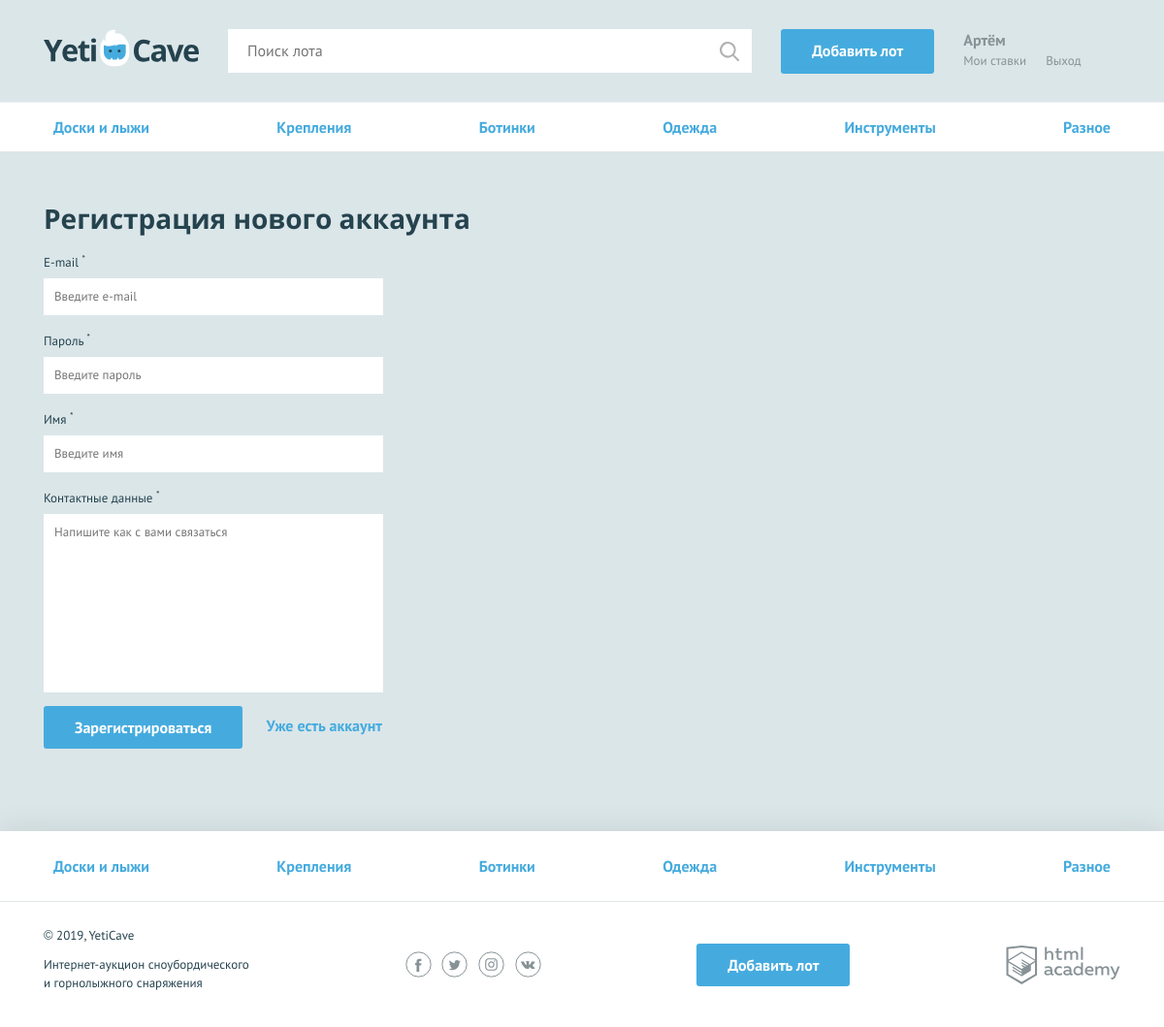
/sign-up.php, run on the app's committed database.
### tables this page shows
CREATE TABLE categories
(
    id         INT UNSIGNED PRIMARY KEY AUTO_INCREMENT,
    name       VARCHAR(128) NOT NULL,
    slug       VARCHAR(128) NOT NULL COMMENT 'Символьный код категории латиницей',
    created_at TIMESTAMP DEFAULT CURRENT_TIMESTAMP,
    updated_at TIMESTAMP DEFAULT CURRENT_TIMESTAMP ON UPDATE CURRENT_TIMESTAMP
);

### helpers.php (called while the page is built, shortened)
<?php
function db_get_prepare_stmt($link, $sql, $data = [])
{
    $stmt = mysqli_prepare($link, $sql);
    return $stmt;
}
function include_template($name, array $data = [])
{
    $name = 'templates/' . $name;
    extract($data);
    require $name;
    $result = ob_get_clean();
    return $result;
}
function execute_query(mysqli $conn, string $sql, array $data = []): mysqli_result|bool
{
    $stmt = db_get_prepare_stmt(
        $conn,
        $sql,
        $data,
    );
    $stmt_result = $stmt->execute();
    return $stmt->get_result();
}

### models/category.php (called while the page is built, shortened)
<?php
require_once 'helpers.php';
function get_all_categories(mysqli $conn): array
{
    return execute_query(
        $conn,
        <<<SQL
        SELECT name, slug
        FROM categories
        LIMIT 20
        SQL
    )->fetch_all(MYSQLI_ASSOC);
}

### data.php (called while the page is built)
<?php
$is_auth = rand(0, 1);
$user_name = 'Артём';

### templates/sign-up.php (the view, shortened to what this page needs)
<main>
    <nav class="nav">
        <ul class="nav__list container">
            <?php foreach ($categories_list as $category): ?>
                <li class="nav__item">
                    <a href="all-lots.html"><?= $category['name'] ?? ''; ?></a>
                </li>
            <?php endforeach; ?>
        </ul>
    </nav>
    <?php $has_errors = !empty($errors); ?>
    <form
        class="form container <?= $has_errors ? 'form--invalid' : ''; ?>"
        method="post"
        autocomplete="off"
    >
        <h2>Регистрация нового аккаунта</h2>
        <div class="form__item <?= isset($errors['email']) ? 'form__item--invalid' : ''; ?>">
            <label for="email">E-mail <sup>*</sup></label>
            <input
                id="email"
                type="text"
                name="email"
                placeholder="Введите e-mail"
                value="<?= htmlspecialchars($form_data['email'] ?? ''); ?>"
            >
        </div>
        <div class="form__item <?= isset($errors['password']) ? 'form__item--invalid' : ''; ?>">
            <label for="password">Пароль <sup>*</sup></label>
            <input
                id="password"
                type="password"
                name="password"
                placeholder="Введите пароль"
                value="<?= htmlspecialchars($form_data['password'] ?? ''); ?>"
            >
        </div>
        <div class="form__item <?= isset($errors['name']) ? 'form__item--invalid' : ''; ?>">
            <label for="name">Имя <sup>*</sup></label>
            <input
                id="name"
                type="text"
                name="name"
                placeholder="Введите имя"
                value="<?= htmlspecialchars($form_data['name'] ?? ''); ?>"
            >
        </div>
        <div class="form__item <?= isset($errors['message']) ? 'form__item--invalid' : ''; ?>">
            <label for="message">Контактные данные <sup>*</sup></label>
            <textarea
                id="message"
                name="message"
                placeholder="Напишите как с вами связаться"
            ><?= htmlspecialchars($form_data['message'] ?? ''); ?></textarea>
        </div>
        <button type="submit" class="button">Зарегистрироваться</button>
        <a class="text-link" href="#">Уже есть аккаунт</a>
    </form>
</main>

### templates/layout.php (shortened to what this page needs)
<!DOCTYPE html>
<html lang="ru">
<head>
    <link href="../css/normalize.min.css" rel="stylesheet">
    <link href="../css/style.css" rel="stylesheet">
    <link href="../css/flatpickr.min.css" rel="stylesheet">
</head>
<body>
<div class="page-wrapper">
    <header class="main-header">
        <div class="main-header__container container">
            <a class="main-header__logo">
                <img src="../img/logo.svg" width="160" height="39" alt="Логотип компании YetiCave">
            </a>
            <form class="main-header__search" method="get" action="https://echo.htmlacademy.ru" autocomplete="off">
                <input type="search" name="search" placeholder="Поиск лота">
                <input class="main-header__search-btn" type="submit" name="find" value="Найти">
            </form>
            <a class="main-header__add-lot button" href="pages/add-lot.html">Добавить лот</a>
            <nav class="user-menu">
                <?php if ($is_auth === 1): ?>
                    <div class="user-menu__logged">
                        <p><?= $user_name; ?></p>
                        <a class="user-menu__bets" href="pages/my-bets.html">Мои ставки</a>
                        <a class="user-menu__logout" href="#">Выход</a>
                    </div>
                <?php endif; ?>
            </nav>
        </div>
    </header>
    <?= $page_content; ?>
</div>
<footer class="main-footer">
    <?php if (!empty($categories_list)): ?>
        <nav class="nav">
            <ul class="nav__list container">
                <?php foreach ($categories_list as $category): ?>
                    <li class="nav__item">
                        <a href="pages/all-lots.html"><?= $category['name'] ?? ''; ?></a>
                    </li>
                <?php endforeach; ?>
            </ul>
        </nav>
    <?php endif; ?>
    <div class="main-footer__bottom container">
        <div class="main-footer__copyright">
            <p>© 2019, YetiCave</p>
            <p>Интернет-аукцион сноубордического и горнолыжного снаряжения</p>
        </div>
        <div class="main-footer__social social">
            <a class="social__link social__link--facebook" href="#">
            </a>
            <a class="social__link social__link--twitter" href="#">
            </a>
            <a class="social__link social__link--instagram" href="#">
            </a>
            <a class="social__link social__link--vkontakte" href="#">
            </a>
        </div>
        <a class="main-footer__add-lot button" href="add-lot.html">Добавить лот</a>
        <div class="main-footer__developed-by">
            <a class="logo-academy" href="https://htmlacademy.ru/intensive/php">
            </a>
        </div>
    </div>
</footer>
</body>
</html>

### css/style.css (style rules this page uses)
html, body { height: 100%; }
.page-wrapper { display: flex; flex-direction: column; min-height: 100%; margin-bottom: -202px; }
.page-wrapper::after { content: ""; display: block; }
.page-wrapper::after { height: 85px; }
main { margin-bottom: 202px; }
body { min-width: 1140px; background-color: #dbe6e9; font-family: "PT Sans", sans-serif; font-weight: 400; font-size: 16px; line-height: 26px; color: #25434e; }
a { text-decoration: none; }
h2 { margin: 0; font-family: "Open Sans", sans-serif; font-size: 28px; line-height: 35px; font-weight: 700; }
.text-link { font-weight: 700; color: #45abde; }
.container { width: 1110px; margin: 0 auto; padding: 0 15px; }
.button { display: block; padding: 9px 32px; background-color: #45abde; color: #ffffff; text-align: center; font-weight: 700; border: none; border-radius: 3px; }
.main-header { padding: 30px 0 29px; border-bottom: 1px solid rgba(255, 255, 255, 0.5); }
.main-header__container { display: -webkit-flex; display: -ms-flexbox; display: flex; -webkit-justify-content: flex-start; -ms-flex-pack: start; justify-content: flex-start; }
.main-header__logo { display: block; margin-right: 30px; }
.main-header__search { position: relative; width: 540px; margin-right: 30px; }
.main-header__search input[type="search"] { width: 100%; padding: 8px 19px 9px 19px; border: 1px solid #ffffff; }
.main-header__search-btn { content: ""; position: absolute; top: 3px; right: 3px; width: 20px; height: 20px; padding: 20px; background: url("../img/search.svg") center no-repeat; opacity: 0.3; border: 0; font-size: 0; }
.main-header__add-lot { max-width: 160px; margin-right: 30px; }
.user-menu { display: -webkit-flex; display: -ms-flexbox; display: flex; }
.user-menu__logged { color: #879296; line-height: 22px; }
.user-menu__logged p { font-weight: 700; margin: 0; }
.user-menu__logged a { color: #879296; font-size: 13px; font-weight: 400; float: left; }
.user-menu__logged a:last-child { margin-left: 20px; }
.main-footer { background-color: #ffffff; box-shadow: 0 0 30px 0 rgba(0, 0, 0, 0.1); }
.main-footer__bottom { display: -webkit-flex; display: -ms-flexbox; display: flex; -webkit-justify-content: space-between; -ms-flex-pack: justify; justify-content: space-between; -webkit-align-items: center; -ms-flex-align: center; align-items: center; padding: 25px 0; }
.main-footer__copyright { max-width: 212px; }
.main-footer__copyright p { margin: 0; margin-bottom: 11px; font-size: 13px; line-height: 19px; }
.main-footer__social { width: 140px; }
.social { display: -webkit-flex; display: -ms-flexbox; display: flex; -webkit-justify-content: space-between; -ms-flex-pack: justify; justify-content: space-between; -webkit-flex-wrap: wrap; -ms-flex-wrap: wrap; flex-wrap: wrap; }
.social__link { width: 27px; height: 27px; }
.logo-academy { display: block; width: 118px; height: 40px; }
.nav { background-color: #ffffff; border-bottom: 1px solid #e1e6e7; }
.nav__list { display: -webkit-flex; display: -ms-flexbox; display: flex; -webkit-justify-content: space-between; -ms-flex-pack: justify; justify-content: space-between; -webkit-flex-wrap: wrap; -ms-flex-wrap: wrap; flex-wrap: wrap; list-style: none; }
.nav__item a { position: relative; display: block; padding: 12px 10px; font-weight: 700; color: #45abde; }
.nav__item a::before { content: ""; display: none; position: absolute; bottom: 0; width: calc(100% - 20px); height: 3px; background-color: #e2e5e6; }
.main-footer .nav__item a { padding: 23px 10px; }
.form { padding-top: 51px; }
.form h2 { padding-bottom: 15px; }
.form__item { width: 350px; margin: 0; margin-bottom: 14px; font-size: 13px; }
.form__item label { display: block; margin-bottom: 3px; }
.form__item input, .form__item textarea { display: block; width: 100%; padding: 5px 10px; border: 1px solid #ffffff; box-sizing: border-box; }
.form__item textarea { min-height: 184px; resize: none; }
.form .button { display: inline-block; vertical-align: middle; margin-right: 20px; }

### data on the page
categories: name "Доски и лыжи"
categories: name "Крепления"
categories: name "Ботинки"
categories: name "Одежда"
categories: name "Инструменты"
categories: name "Разное"

### other printed values
$user_name "Артём"
